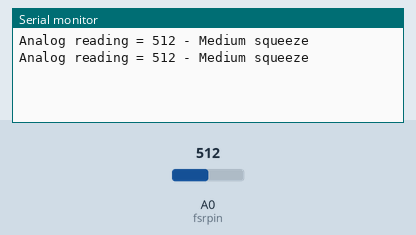
Recording of a sketch running on a simulated Arduino Uno, built with avr-gcc and run on an emulated ATmega328P. Shown: the last lines printed to the serial monitor. Inputs (shaded band) come from the test bench; at power-on: A0 (fsrpin) = 512.

Above: at 1.8 s.
1.9 s: A0 (fsrpin) set to 490
At 2.8 s:
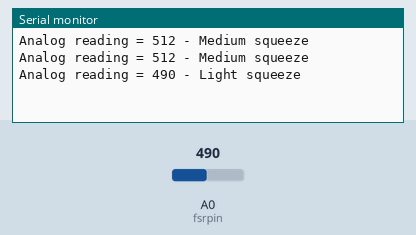
4.5 s: A0 (fsrpin) set to 190
At 5.8 s:
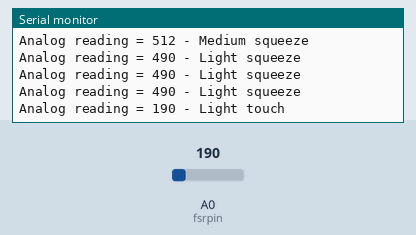
7.5 s: A0 (fsrpin) set to 0
At 8.7 s:
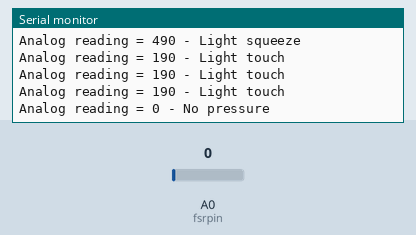
10.5 s: A0 (fsrpin) set to 810
At 11.8 s:
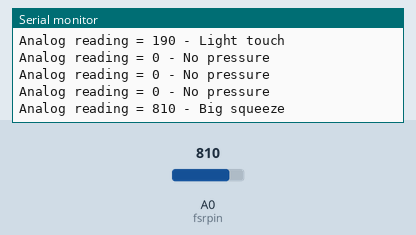

Measured:
- after the input at 1.9 s, the serial monitor: prints a new line after 0.10 s (image 1)
- after the input at 4.5 s, the serial monitor: prints a new line after 0.50 s (image 2)
- after the input at 7.5 s, the serial monitor: prints a new line after 0.50 s (image 3)
- after the input at 10.5 s, the serial monitor: prints a new line after 0.51 s (image 4)

The sketch:

only_fsr.ino
```cpp
#define fsrpin A0
int fsrreading;

void setup() {
  Serial.begin(9600);
}

void loop() {
  fsrreading = analogRead(fsrpin);
  Serial.print("Analog reading = ");
  Serial.print(fsrreading);

  if (fsrreading < 10) {
    Serial.println(" - No pressure");
  } else if (fsrreading < 200) {
    Serial.println(" - Light touch");
  } else if (fsrreading < 500) {
    Serial.println(" - Light squeeze");
  } else if (fsrreading < 800) {
    Serial.println(" - Medium squeeze");
  } else {
    Serial.println(" - Big squeeze");
  }

  delay(1000);
}
```
